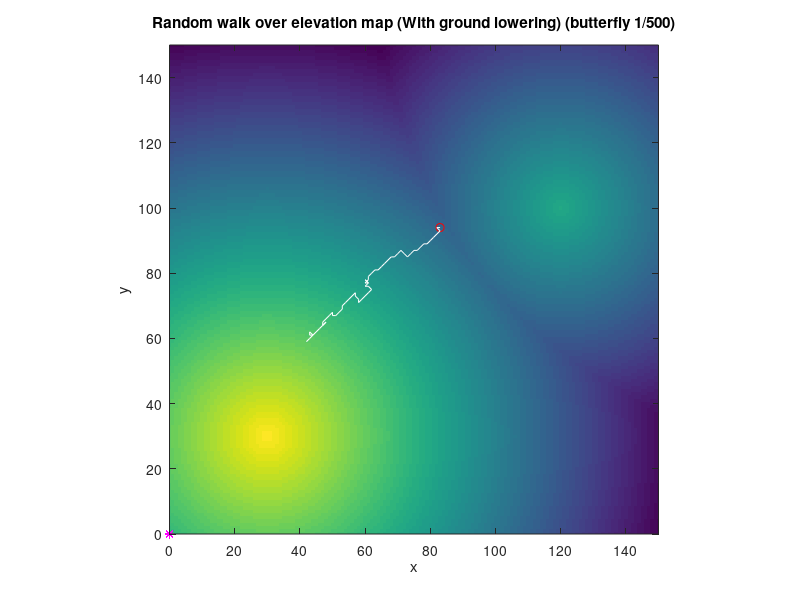

Source code (MATLAB): (Note: this script raises an error after producing the figure.)
function janeczko_problem3a
%JANECZKO_PROBLEM3A
%   This code plots the paths of 1000
%   butterflies, conduct hill-topping, one after another.
%   In each step of their random walk, the butterfly executes one 
%   of two possible actions: with probability q, it move to the 
%   adjacent cell with the highest elevation; otherwise (with 
%   probability 1-q), it moves to a randomly selected adjacent cell.
%   Moreover, each butterfly continuously lowers the ground below its 
%   position. Their paths end when they reach a hill top or after 1000 steps,
%   whichever comes first.
%
%   01/2016 by Benjamin Seibold, modified by Katrina Janeczko 02/2022


% Parameters
N = 500; % number of butterflies
ns = 1000; % number of random walk steps
q = .4; % probability to move to neighbor cell with highest elevation
f = @(x,y) max(100-sqrt((x-30).^2+(y-30).^2),... % elevation function,
    50-sqrt((x-120).^2+(y-100).^2)); % consisting of two conical humps
ax = [0 150 0 150]; % domain for plotting
x0 = [83,94]; % initial position of butterfly

% Initialization
px = ax(1):ax(2); % x-vector for plotting of elevation
py = ax(3):ax(4); % y-vector for plotting of elevation
[PX,PY] = meshgrid(px,py); % generate 2d data for plotting
F = f(PX,PY); % elevation data

xf = zeros(N,2); % array for final positions of butterflies
rx = [-1;-1;-1;0;0;1;1;1]; % x-coordinate of neighbor cells of origin
ry = [-1;0;1;-1;1;-1;0;1]; % y-coordinate of neighbor cells of origin

clf
background = imagesc(px,py,F);
hold on
axis equal xy, axis(ax)
xlabel('x'), ylabel('y') % axis labels

for i = 1:N % loop over number of butterflies
    title(sprintf('Random walk over elevation map (With ground lowering) (butterfly %d/%d)',i,N))
    X = x0; % set initial position
    v = f(X(:,1),X(:,2)); % concentration values at bacteria positions

    plot(x0(1),x0(2),'ro') % starting position
    plot(xf(:,1),xf(:,2),'m*') % final positions
    
    for j = 1:ns % loop over steps
        
        % Random walk step influenced by ground lowering
        nf = f(X(end,1)+rx, f(end,2)+ry); % elevation of neighboring cells
        [val,ind] = max(nf); % ind is index of entry with highest elevation
                             % val is maximum value

        % Dig the ground below
        L = 0.05*exp(-.05*((PX-X(end,1)).^2+(PY-X(end,2)).^2)); % local influence of this butterfly
        F = max(F-L,0); % reduce elevation by local influence

        % Update elevation values
        v = interp2(px,py,F,X(end,1),X(end,2)); % elevation values at each already traversed butterfly position
keyboard
        if val<F(X(end,1),X(end,2)) % if current cell is higher than all
            break % neighboring cell (hill top), stop random walk
        end

        if rand<q % If probability q,
            ind = randi(8); % choose random index for neighbor cell instead of logical choice
        end
        %otherwise, ind= index entry of max elevation from above

        step = [rx(ind),ry(ind)]; % step to neighbor cell
        X(end+1,:) = X(end,:)+step; % take step and append matrix

        plot(X(end-1:end,1),X(end-1:end,2),'w-')
        drawnow
    end
    background.CData = F;
    xf(i,:) = X(end,:);

end
hold off